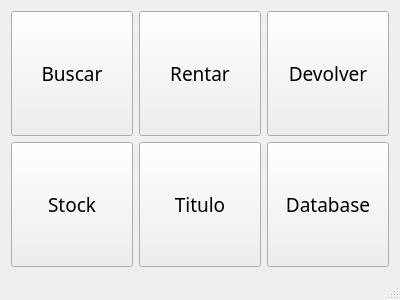
<?xml version="1.0" encoding="UTF-8"?>
<ui version="4.0">
 <class>MainWindow</class>
 <widget class="QMainWindow" name="MainWindow">
  <property name="geometry">
   <rect>
    <x>0</x>
    <y>0</y>
    <width>400</width>
    <height>300</height>
   </rect>
  </property>
  <property name="windowTitle">
   <string>MainWindow</string>
  </property>
  <widget class="QWidget" name="centralWidget">
   <property name="sizePolicy">
    <sizepolicy hsizetype="Preferred" vsizetype="Preferred">
     <horstretch>0</horstretch>
     <verstretch>0</verstretch>
    </sizepolicy>
   </property>
   <layout class="QGridLayout" name="gridLayout">
    <item row="0" column="0">
     <widget class="QPushButton" name="pushBuscar">
      <property name="sizePolicy">
       <sizepolicy hsizetype="Minimum" vsizetype="Preferred">
        <horstretch>0</horstretch>
        <verstretch>0</verstretch>
       </sizepolicy>
      </property>
      <property name="font">
       <font>
        <family>Bahnschrift SemiLight SemiConde</family>
        <pointsize>14</pointsize>
        <weight>50</weight>
        <bold>false</bold>
       </font>
      </property>
      <property name="text">
       <string>Buscar</string>
      </property>
     </widget>
    </item>
    <item row="1" column="0">
     <widget class="QPushButton" name="pushStock">
      <property name="sizePolicy">
       <sizepolicy hsizetype="Minimum" vsizetype="Preferred">
        <horstretch>0</horstretch>
        <verstretch>0</verstretch>
       </sizepolicy>
      </property>
      <property name="font">
       <font>
        <family>Bahnschrift SemiLight SemiConde</family>
        <pointsize>14</pointsize>
        <weight>50</weight>
        <bold>false</bold>
       </font>
      </property>
      <property name="text">
       <string>Stock</string>
      </property>
     </widget>
    </item>
    <item row="1" column="2">
     <widget class="QPushButton" name="pushDB">
      <property name="sizePolicy">
       <sizepolicy hsizetype="Minimum" vsizetype="Preferred">
        <horstretch>0</horstretch>
        <verstretch>0</verstretch>
       </sizepolicy>
      </property>
      <property name="font">
       <font>
        <family>Bahnschrift SemiLight SemiConde</family>
        <pointsize>14</pointsize>
        <weight>50</weight>
        <bold>false</bold>
       </font>
      </property>
      <property name="text">
       <string>Database</string>
      </property>
     </widget>
    </item>
    <item row="1" column="1">
     <widget class="QPushButton" name="pushTitulo">
      <property name="sizePolicy">
       <sizepolicy hsizetype="Minimum" vsizetype="Preferred">
        <horstretch>0</horstretch>
        <verstretch>0</verstretch>
       </sizepolicy>
      </property>
      <property name="font">
       <font>
        <family>Bahnschrift SemiLight SemiConde</family>
        <pointsize>14</pointsize>
        <weight>50</weight>
        <bold>false</bold>
       </font>
      </property>
      <property name="text">
       <string>Titulo</string>
      </property>
     </widget>
    </item>
    <item row="0" column="2">
     <widget class="QPushButton" name="pushDevolver">
      <property name="sizePolicy">
       <sizepolicy hsizetype="Minimum" vsizetype="Preferred">
        <horstretch>0</horstretch>
        <verstretch>0</verstretch>
       </sizepolicy>
      </property>
      <property name="font">
       <font>
        <family>Bahnschrift SemiLight SemiConde</family>
        <pointsize>14</pointsize>
        <weight>50</weight>
        <bold>false</bold>
       </font>
      </property>
      <property name="text">
       <string>Devolver</string>
      </property>
     </widget>
    </item>
    <item row="0" column="1">
     <widget class="QPushButton" name="pushRentar">
      <property name="sizePolicy">
       <sizepolicy hsizetype="Minimum" vsizetype="Preferred">
        <horstretch>0</horstretch>
        <verstretch>0</verstretch>
       </sizepolicy>
      </property>
      <property name="font">
       <font>
        <family>Bahnschrift SemiLight SemiConde</family>
        <pointsize>14</pointsize>
        <weight>50</weight>
        <bold>false</bold>
       </font>
      </property>
      <property name="text">
       <string>Rentar</string>
      </property>
     </widget>
    </item>
   </layout>
  </widget>
  <widget class="QMenuBar" name="menuBar">
   <property name="geometry">
    <rect>
     <x>0</x>
     <y>0</y>
     <width>400</width>
     <height>21</height>
    </rect>
   </property>
  </widget>
  <widget class="QStatusBar" name="statusBar"/>
 </widget>
 <layoutdefault spacing="6" margin="11"/>
 <resources/>
 <connections/>
</ui>
